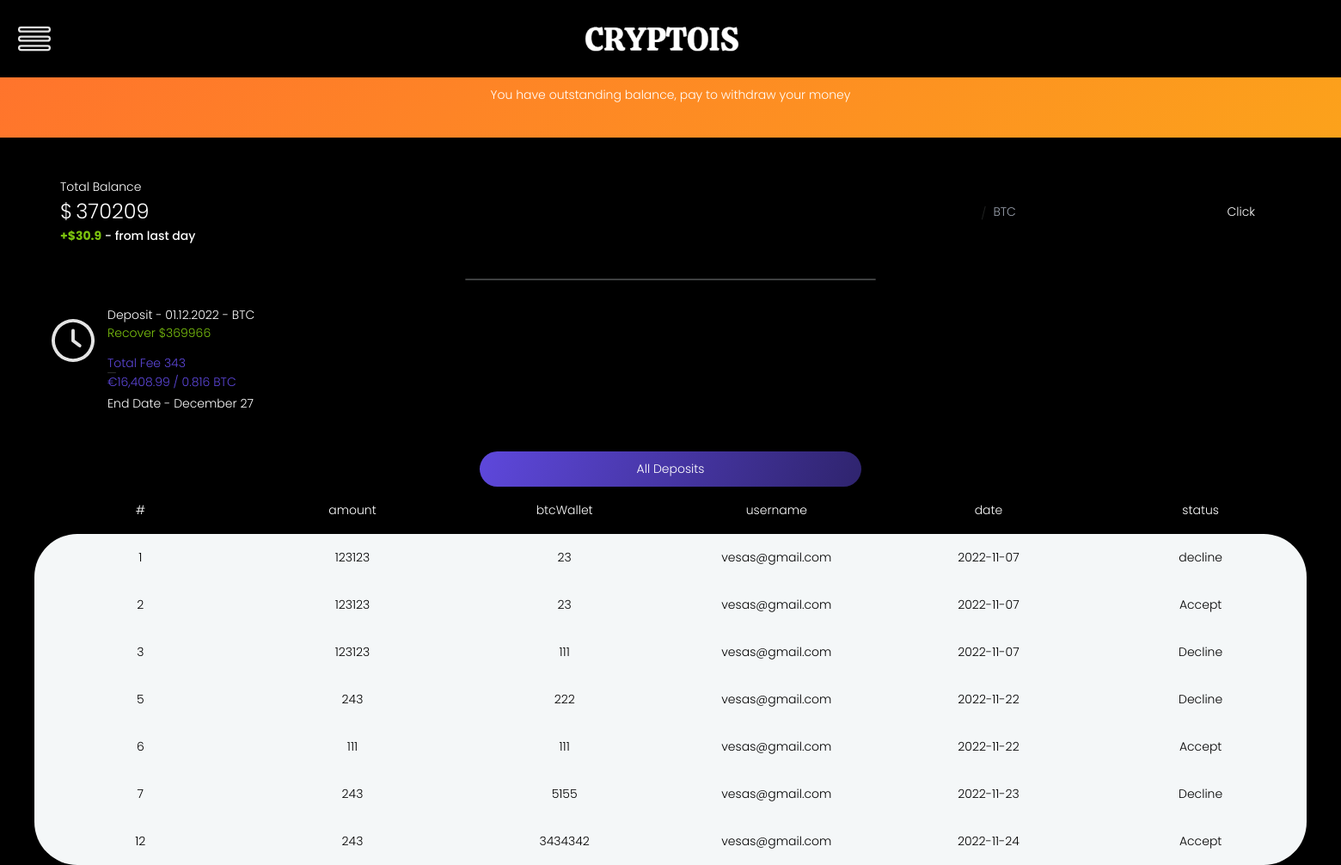
Screenshot of /bic coins.php (signed in) with the database file from the repository.
### tables this page shows
CREATE TABLE `deposit` (
  `id` int(255) NOT NULL,
  `amount` varchar(255) DEFAULT NULL,
  `btcWallet` varchar(255) DEFAULT NULL,
  `username` varchar(255) DEFAULT NULL,
  `date` date DEFAULT current_timestamp(),
  `status` varchar(255) DEFAULT 'Decline'
);

### bic coins.php (the view, shortened to what this page needs)
<?php
if (!isset($_SESSION['username'])) {
    header('location: ../index.php');
} else {
?>
<!DOCTYPE html>
<html lang="en">
<head>
    <link rel="stylesheet" href="css/style.css" />
    <script src="https://cdn.tailwindcss.com"></script>
</head>
<body>
        <div class="page homePage active">
            <div class="headerWrapper">
                <a class="burgerBtn">
                </a>
                <a class="headerLogo">
                    <img src="./img/loho22.png" alt="" class="img-logo">
                </a>
            </div>
            <div class="notificationBar">
                <p>You have outstanding balance, pay to withdraw your money</p>
            </div>
            <div class="homePageContent">
                <div class="availableBalance">
                    <div class="descBox">
                        <span>Total Balance</span>
                        <span><?php
                                    $con = mysqli_connect("localhost", "root", "", "crypto");
                                    mysqli_select_db($con, "crypto");
                                    $select_produktet = "SELECT amount FROM deposit WHERE username = '" . $_SESSION['username'] . "'";
                                    $run_produktet = mysqli_query($con, $select_produktet);
                                    $nullvlera = 0;
                                    while ($row = mysqli_fetch_array($run_produktet)) {
                                        $nullvlera += $row['amount'];
                                    ?>
                            <?php } ?>
                            <div class="flex">
                                <p class="text-2xl mr-1 text-white" id="dollar">$</p>
                                <input type="text" disabled name="usd"
                                    class="currencyField text-white bg-black w-full text-2xl" placeholder="USD"
                                    value="<?php echo $nullvlera;?>">
                                <p class="mr-2 mt-1.5">/</p>
                                <input type="number" name="btc" class="currencyField text-white bg-black text-sm"
                                    placeholder="BTC" disabled>
                                <input type="button" class="currencyField" value="Click">
                            </div>
                            <span><b class="grColor">+$30.9</b> - from last day</span>
                    </div>
                </div>
                <svg class="helperLineSvg mt-6" xmlns="http://www.w3.org/2000/svg" width="477.869" height="2"
                    viewBox="0 0 477.869 2">
                    <line id="Line_60" data-name="Line 60" x2="475.869" transform="translate(1 1)" fill="none"
                        stroke="#bcc0c2" stroke-linecap="round" stroke-width="2" opacity="0.33" />
                </svg>
                <div class="historyBox">
                    <div class="svgIcon">
                    </div>
                    <div class="descBox">
                        <div class="descInformation">
                            <span>Deposit - 01.12.2022 - BTC </span>
                            <span class="grColor">Recover $369966</span>
                            <span class="puColor">
                                Total Fee
                                343
                                <svg xmlns="http://www.w3.org/2000/svg" width="10" height="1" viewBox="0 0 10 1">
                                    <line id="Line_4" data-name="Line 4" x2="9" transform="translate(0.5 0.5)"
                                        fill="none" stroke="#fff" stroke-linecap="round" stroke-width="1"
                                        opacity="0.18" />
                                </svg>
                                €16,408.99 / 0.816 BTC
                            </span>
                            <span>End Date - December 27</span>
                        </div>
                    </div>
                </div>
                <center> <div class="transactionNav">
                        <a class="transactionBtn active">All Deposits</a>
                    </div></center>
                <div class="transactionTable">
                    <div class="transactionTable">
                        <div class="transactionHeaderTable">
                            <div class="rowTransaction">
                                <span>#</span>
                                <span>amount</span>
                                <span>btcWallet</span>
                                <span>username</span>
                                <span>date</span>
                                <span>status</span>
                            </div>
                        </div>
                        <div class="rowTransaction2">
                            <div class="rowTransaction2">
                                <?php
                                    $con = mysqli_connect("localhost", "root", "", "crypto");
                                    mysqli_select_db($con, "crypto");
                                    $select_produktet = "SELECT * FROM deposit WHERE  username = '" . $_SESSION['username'] . "'";
                                    $run_produktet = mysqli_query($con, $select_produktet);
                    while ($row = mysqli_fetch_array($run_produktet)) {
                        $id = $row['id'];
                        $amount = $row['amount'];
                        $btcWallet = $row['btcWallet'];
                        $username = $row['username'];
                        $date = $row['date'];
                        $status = $row['status'];
                    ?>
                                <span class="span2"><?php echo $id; ?></span>
                                <span class="span2"><?php echo $amount; ?></span>
                                <span class="span2"><?php echo $btcWallet; ?></span>
                                <span class="span2"><?php echo $username; ?></span>
                                <span class="span2"><?php echo $date; ?></span>
                                <span class="span2">
                                    <?php echo $status; ?>
                                </span>
                                <?php } ?>
                            </div>
                        </div>
                    </div>
                </div>
            </div>
        </div>
</body>
</html>
<?php
}
?>

### bic coins.php (style rules this page uses)
.img-logo { margin-top: -10px; margin-left: 43%; width: 200px; }

### rows the page displays
deposit: id "1", amount "123123", btcWallet "23", username "vesas@gmail.com", date "2022-11-07", status "decline"
deposit: id "2", amount "123123", btcWallet "23", username "vesas@gmail.com", date "2022-11-07", status "Accept"
deposit: id "3", amount "123123", btcWallet "111", username "vesas@gmail.com", date "2022-11-07", status "Decline"
deposit: id "5", amount "243", btcWallet "222", username "vesas@gmail.com", date "2022-11-22", status "Decline"
deposit: id "6", amount "111", btcWallet "111", username "vesas@gmail.com", date "2022-11-22", status "Accept"
deposit: id "7", amount "243", btcWallet "5155", username "vesas@gmail.com", date "2022-11-23", status "Decline"
deposit: id "12", amount "243", btcWallet "3434342", username "vesas@gmail.com", date "2022-11-24", status "Accept"
